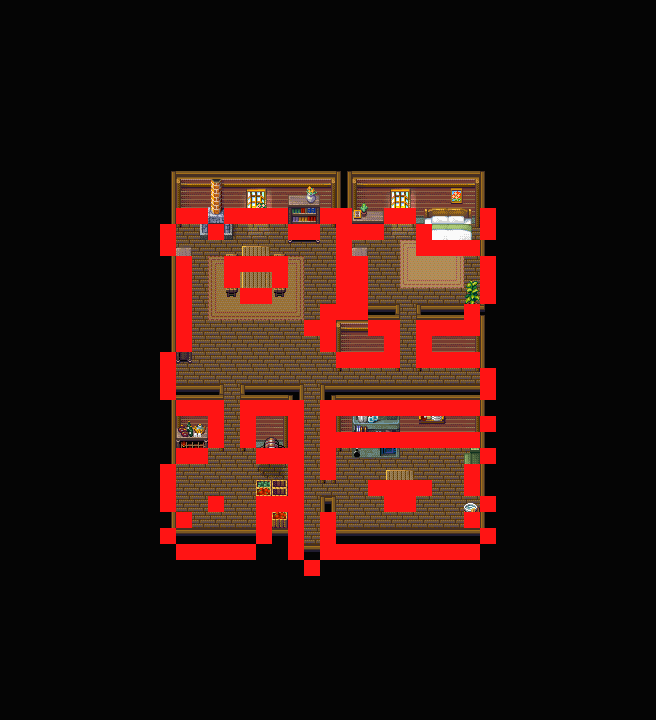

This is a level from a 2D game, rendered from its Tiled map with the project's own tilesets. A one-line summary and the map file follow, with tile-layer data summarised:
An orthogonal 41x45 tile map with 16x16 px tiles, 17 tile layers (Lower 1, Lower 2, Lower 3, Lower 4, ...), 2 tilesets and 1 object (House_01_Exit).

<map version="1.0" tiledversion="1.0.2" orientation="orthogonal" renderorder="right-down" width="41" height="45" tilewidth="16" tileheight="16" nextobjectid="4">
 <tileset firstgid="1" source="../TileSet/Collisions.tsx" />
 <tileset firstgid="2" source="../TileSet/Maison2.tsx" />
 <layer name="Lower 1" width="41" height="45">
  <data>[1845 cells, 380 non-empty, 6 distinct tile ids]</data>
 </layer>
 <layer name="Lower 2" width="41" height="45">
  <data>[1845 cells, 180 non-empty, 36 distinct tile ids]</data>
 </layer>
 <layer name="Lower 3" width="41" height="45">
  <data>[1845 cells, 104 non-empty, 78 distinct tile ids]</data>
 </layer>
 <layer name="Lower 4" width="41" height="45">
  <data>[1845 cells, 0 non-empty, 0 distinct tile ids]</data>
 </layer>
 <layer name="Lower 5" width="41" height="45">
  <data>[1845 cells, 0 non-empty, 0 distinct tile ids]</data>
 </layer>
 <layer name="Lower 6" width="41" height="45">
  <data>[1845 cells, 0 non-empty, 0 distinct tile ids]</data>
 </layer>
 <layer name="Lower 7" width="41" height="45">
  <data>[1845 cells, 0 non-empty, 0 distinct tile ids]</data>
 </layer>
 <layer name="Lower 8" width="41" height="45">
  <data>[1845 cells, 0 non-empty, 0 distinct tile ids]</data>
 </layer>
 <layer name="Top 1" width="41" height="45">
  <data>[1845 cells, 28 non-empty, 23 distinct tile ids]</data>
 </layer>
 <layer name="Top 2" width="41" height="45">
  <data>[1845 cells, 0 non-empty, 0 distinct tile ids]</data>
 </layer>
 <layer name="Top 3" width="41" height="45">
  <data>[1845 cells, 0 non-empty, 0 distinct tile ids]</data>
 </layer>
 <layer name="Top 4" width="41" height="45">
  <data>[1845 cells, 0 non-empty, 0 distinct tile ids]</data>
 </layer>
 <layer name="Top 5" width="41" height="45">
  <data>[1845 cells, 1471 non-empty, 14 distinct tile ids]</data>
 </layer>
 <layer name="Top 6" width="41" height="45">
  <data>[1845 cells, 6 non-empty, 3 distinct tile ids]</data>
 </layer>
 <layer name="Top 7" width="41" height="45">
  <data>[1845 cells, 13 non-empty, 4 distinct tile ids]</data>
 </layer>
 <layer name="Top 8" width="41" height="45">
  <data>[1845 cells, 0 non-empty, 0 distinct tile ids]</data>
 </layer>
 <layer name="Collisions" width="41" height="45">
  <data>[1845 cells, 165 non-empty, 1 distinct tile ids]</data>
 </layer>
 <objectgroup name="Teleports">
  <object id="3" name="House_01_Exit" x="304.061" y="545.5" width="16.0606" height="10.1818" />
 </objectgroup>
</map>